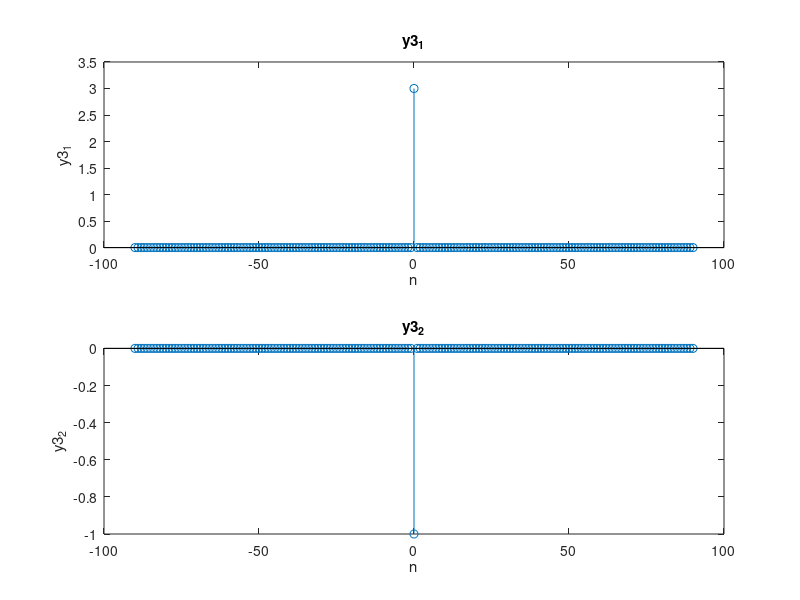

Source code (MATLAB):
% exercise 1.4(a)

nx=-90:1:90;
x1=[zeros(1,90) 1 zeros(1,90)];
y1=sin(pi*(x1)/2);

x2=[zeros(1,90) 2 zeros(1,90)];
y2=sin(pi*x2/2);

x3=3*x1+2*x2;
y3_1=3*y1+2*y2;
y3_2=sin(pi*(x3)/2); %to check whether y3_1 equals to y3_2

subplot(2,1,1);
stem(nx,y3_1)
title('y3_1')
xlabel('n')
ylabel('y3_1')
subplot(2,1,2);
stem(nx,y3_2)
title('y3_2')
xlabel('n')
ylabel('y3_2')